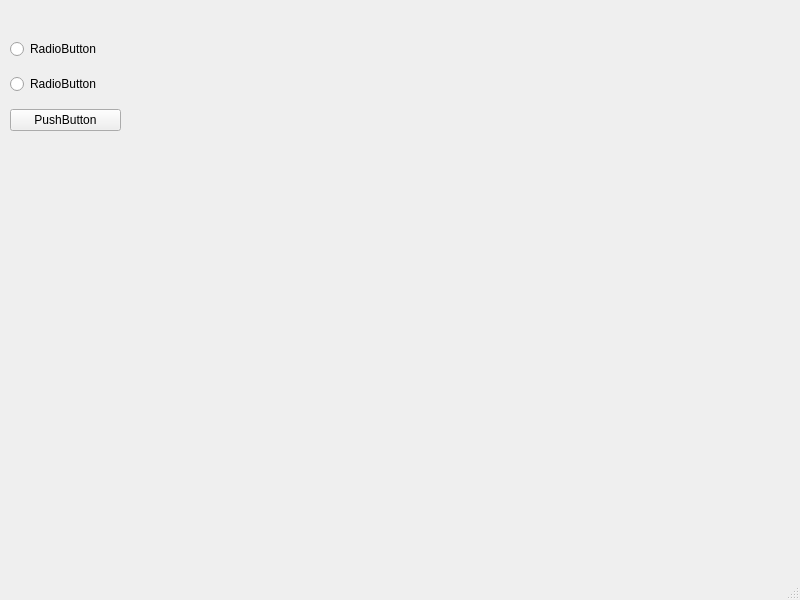
<?xml version="1.0" encoding="UTF-8"?>
<ui version="4.0">
 <class>MainWindow</class>
 <widget class="QMainWindow" name="MainWindow">
  <property name="geometry">
   <rect>
    <x>0</x>
    <y>0</y>
    <width>800</width>
    <height>600</height>
   </rect>
  </property>
  <property name="windowTitle">
   <string>MainWindow</string>
  </property>
  <widget class="QWidget" name="centralwidget">
   <widget class="QWidget" name="verticalLayoutWidget">
    <property name="geometry">
     <rect>
      <x>10</x>
      <y>30</y>
      <width>111</width>
      <height>111</height>
     </rect>
    </property>
    <layout class="QVBoxLayout" name="verticalLayout">
     <item>
      <widget class="QRadioButton" name="radioButton">
       <property name="text">
        <string>RadioButton</string>
       </property>
      </widget>
     </item>
     <item>
      <widget class="QRadioButton" name="radioButton_2">
       <property name="text">
        <string>RadioButton</string>
       </property>
      </widget>
     </item>
     <item>
      <widget class="QPushButton" name="pushButton">
       <property name="text">
        <string>PushButton</string>
       </property>
      </widget>
     </item>
    </layout>
   </widget>
  </widget>
  <widget class="QMenuBar" name="menubar">
   <property name="geometry">
    <rect>
     <x>0</x>
     <y>0</y>
     <width>800</width>
     <height>23</height>
    </rect>
   </property>
  </widget>
  <widget class="QStatusBar" name="statusbar"/>
 </widget>
 <resources/>
 <connections/>
</ui>
